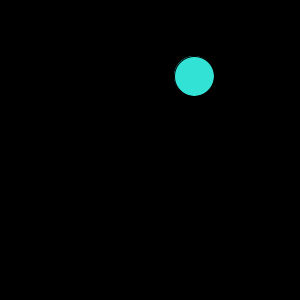
Frame 1 (no input)
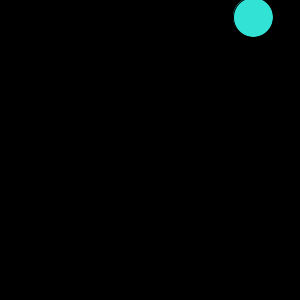
Frame 60 (the mouse pressed at the canvas centre just before this capture)
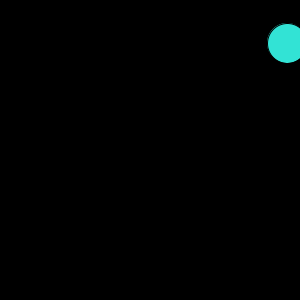
Frame 120 (the mouse held since frame 60 and released just before this capture)

The Processing sketch that drew these frames (run headless with seeded random() and noise(); from frame 60 on, the mouse is pressed at the canvas centre):

// Processing sketch: processing_82288
// ── processing_82288.pde

//Allison Wong, Bouncing Ball, CP1 mods 4-5
//http://allisonprogrammingsite.webs.com/

Ball Zac;
void setup()
{
  Zac=new Ball();
  size(300,300);
}
void draw()
{
  background(0);
  Zac.move();
  Zac.bounce();
  Zac.show();
}
class Ball
{
  int x,y;
  boolean up,right;
  
  Ball()
  {
     x = int(random(300));
    y = int(random(300));
    up = true;
    right = true;
  }
 
  void move ()
  {
    if (up == true)
    {
      y--;
    }
    else
    {
      y++;
    }
    if (right == true)
    {
      x++;
    }
    else
    {
      x--;
    }
  }
 
  void bounce ()
  {
    if (x == 300)
    {
      right = false;
    }
    if (x == 0)
    {
      right = true;
    }
    if (y == 300)
    {
      up = true;
    }
    if (y == 0)
    {
      up = false;
    }
  }
 
  void show ()
  {
    fill(50,227,213);
    ellipse(x, y, 40, 40);
  }
}
